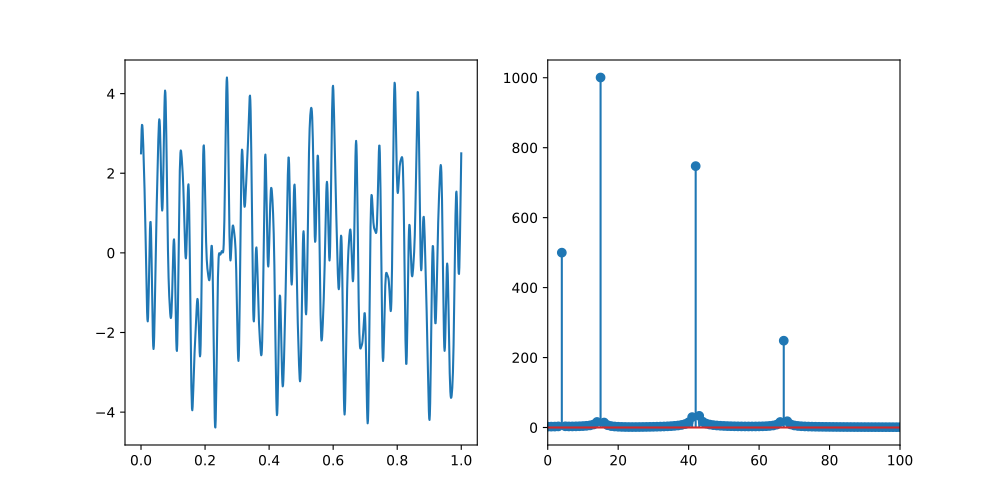

The script that saved this image:
import numpy as np
import matplotlib.pyplot as plt


f1 = 4
f2 = 15
f3 = 42
f4 = 67
fs = 1000
t = np.linspace(0,1,fs)
x = np.sin(2*np.pi*f1*t) + 2 * np.cos(2*np.pi*f2*t) + 1.5 * np.sin(2*np.pi*f3*t) + 0.5 * np.cos(2*np.pi*f4*t)

X = np.zeros(fs, dtype=complex)
for w in range(fs):
    for n in range(fs):
        X[w] += x[n] * np.exp(-2j * np.pi * n * w / fs)


fig, axs = plt.subplots(1,2, figsize=(10,5))
    
axs[0].plot(t, x)
axs[1].stem(np.abs(X))
axs[1].set_xlim([0, 100])

plt.savefig("ex3.pdf")
plt.show()
